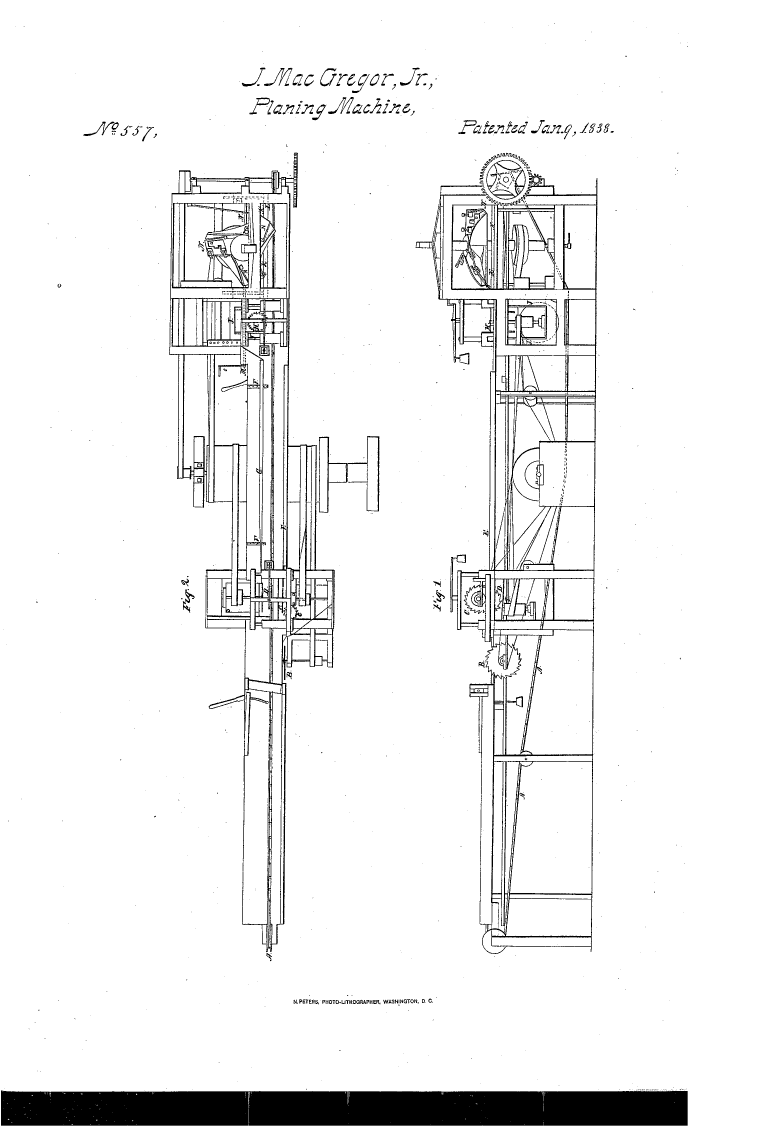
#> input picture data/sample_1850_to_1859/557/00000001.tif, 2320 x 3408 px, found by its file name (shown at 1/3 size)
$ python -i hough_transform.py   (imports and definitions only)
#> lines starting #> are read from the running program, lines starting #| are printed output that depends on the picture; after the words box and inside, x2 and y2 are one past the last pixel; in counts of white or black regions, pixels touching at a corner belong together
import cv2
import numpy as np

def detect_lines(name, path="./data", threshold = 30):

#> called with path = './data', threshold = 30
    img = cv2.imread(path+"/"+name)
#> img is the input picture: shape (3408, 2320, 3); 94.3% white; 1086 black regions (897 under 20 px), largest, box (x1, y1, x2, y2) and area: (3, 3271, 2063, 3377) 211095, (1247, 460, 1793, 2862) 99841, (508, 458, 1041, 2857) 87985

    invert = cv2.bitwise_not(img)
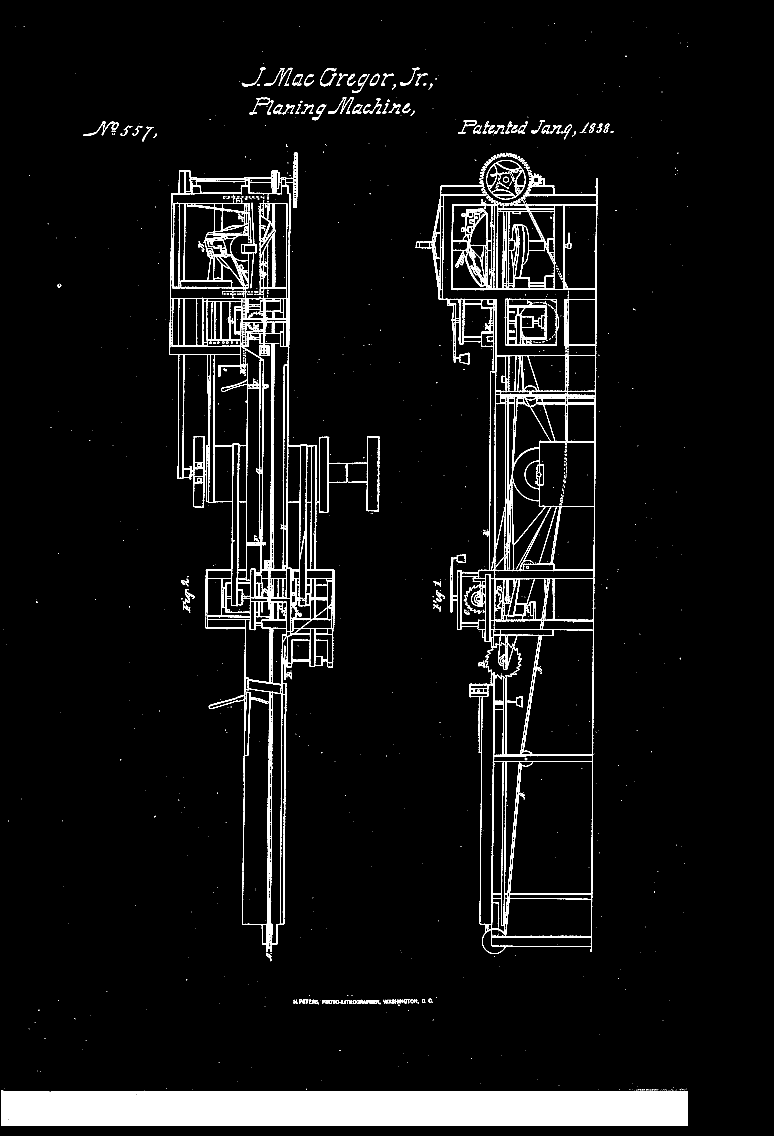
#> invert: shape (3408, 2320, 3) (shown at 1/3 size); 5.7% white; 1086 white regions (897 under 20 px), largest, box (x1, y1, x2, y2) and area: (3, 3271, 2063, 3377) 211095, (1247, 460, 1793, 2862) 99841, (508, 458, 1041, 2857) 87985
    gray = cv2.cvtColor(invert,cv2.COLOR_BGR2GRAY)
    edges = cv2.Canny(gray,50,150,apertureSize = 3)
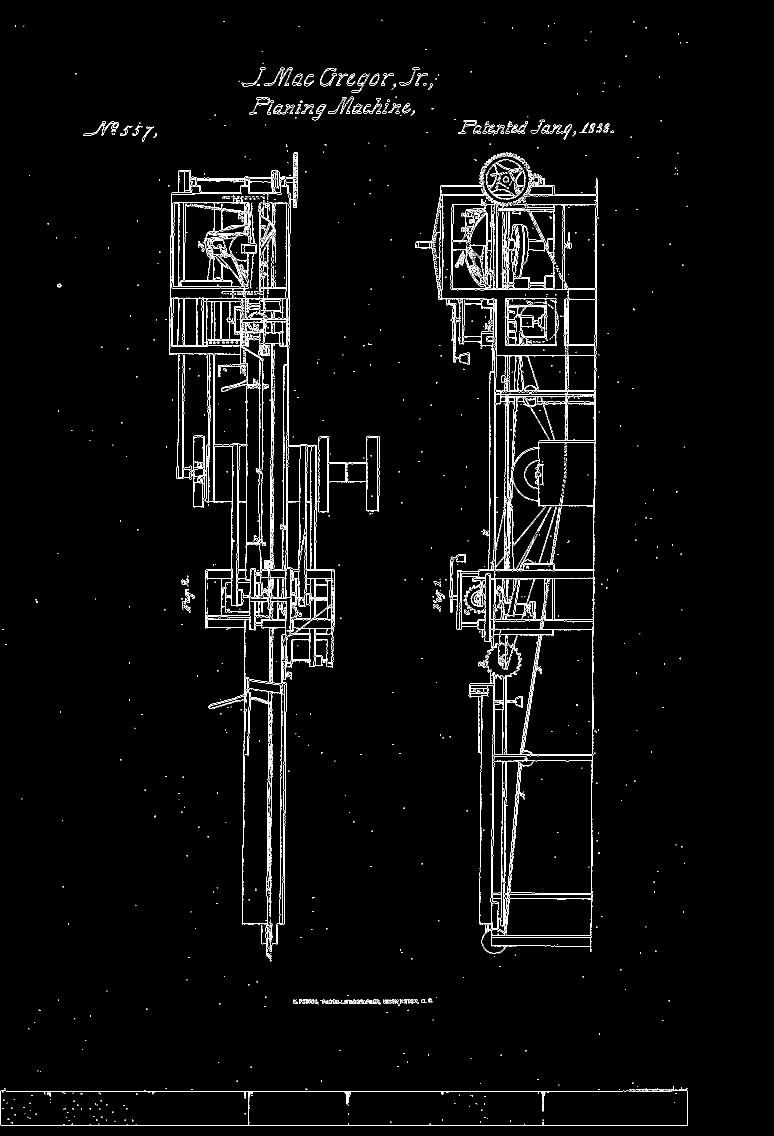
#> edges: shape (3408, 2320) (shown at 1/3 size); 1.9% white in thin lines or dots, all inside (x1, y1, x2, y2) = (2, 59, 2063, 3378)

    lines = cv2.HoughLines(gray,1,np.pi/180,580)
#> lines = 270 rows, first 8: [3316, 1.59], [3298, 1.59], [3314, 1.59], [3332, 1.59], [3350, 1.54], [3364, 1.54], [3370, 1.54], [3338, 1.55]

    amount = 0

    for l in lines:
        for rho,theta in l:
            if ((theta < np.pi/2+0.1) and (theta> np.pi/2-0.1)): #detect only horizontal lines
                a = np.cos(theta)
                b = np.sin(theta)
                x0 = a*rho
                y0 = b*rho
                x1 = int(x0 + 10000*(-b))
                y1 = int(y0 + 10000*(a))
                x2 = int(x0 - 10000*(-b))
                y2 = int(y0 - 10000*(a))

                cv2.line(img,(x1,y1),(x2,y2),(0,0,255),2)
                amount+=1
#> this loop made 270 passes
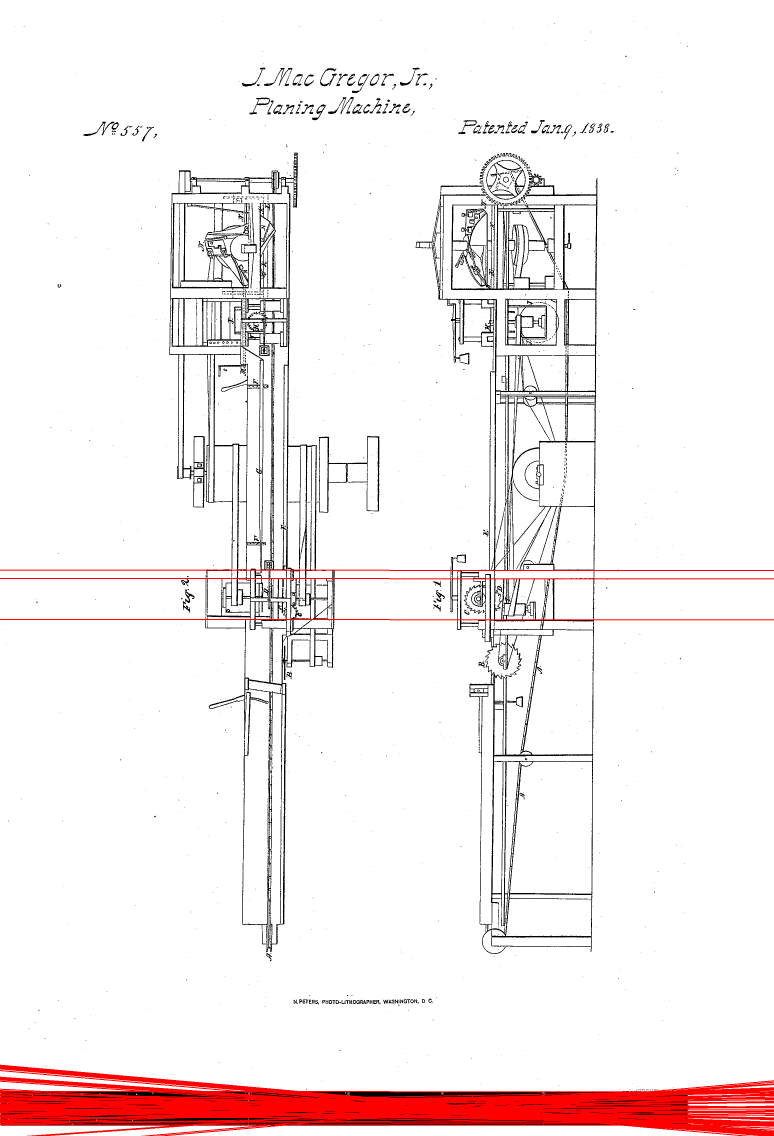
#> img: shape (3408, 2320, 3) (shown at 1/3 size); mean B, G, R 238, 238, 246.3
#> after the loop, amount = 72

    #save image
    cv2.imwrite(path + "/hough-"+ name, img)

    #returns true if there are enough lines for the image to be considered a text
    #todo : ignore lines at the edges of the scan
    return (amount>=threshold)

>>> result = detect_lines('data/sample_1850_to_1859/557/00000001.tif')
#> result = True

$ run again, on data/sample_1850_to_1859/557/00000002.tif
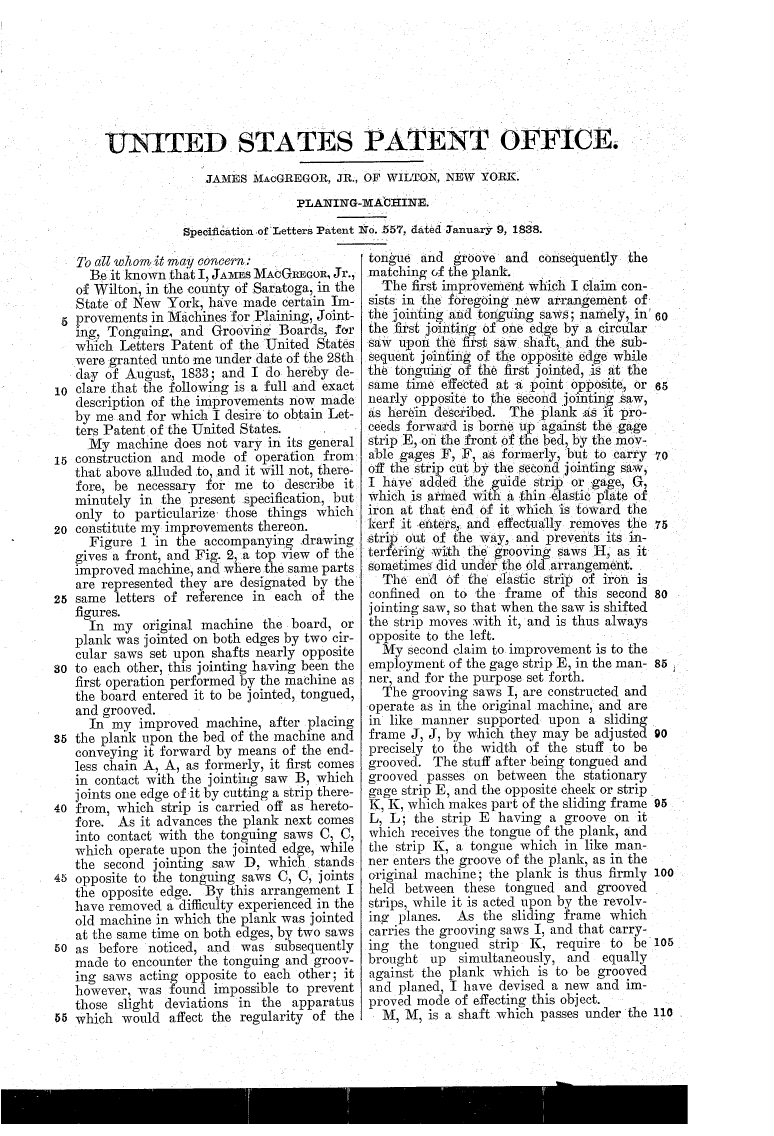
#> input picture data/sample_1850_to_1859/557/00000002.tif, 2320 x 3408 px, found by its file name (shown at 1/3 size)
#> in detect_lines, img is the input picture: shape (3408, 2320, 3); 88.5% white; 11532 black regions (7179 under 20 px), largest, box (x1, y1, x2, y2) and area: (3, 3244, 2063, 3372) 226088, (1082, 1611, 1086, 3061) 3712, (315, 399, 495, 461) 3151
#> in detect_lines, `edges = cv2.Canny(gray,50,150,apertureSize = 3)`:
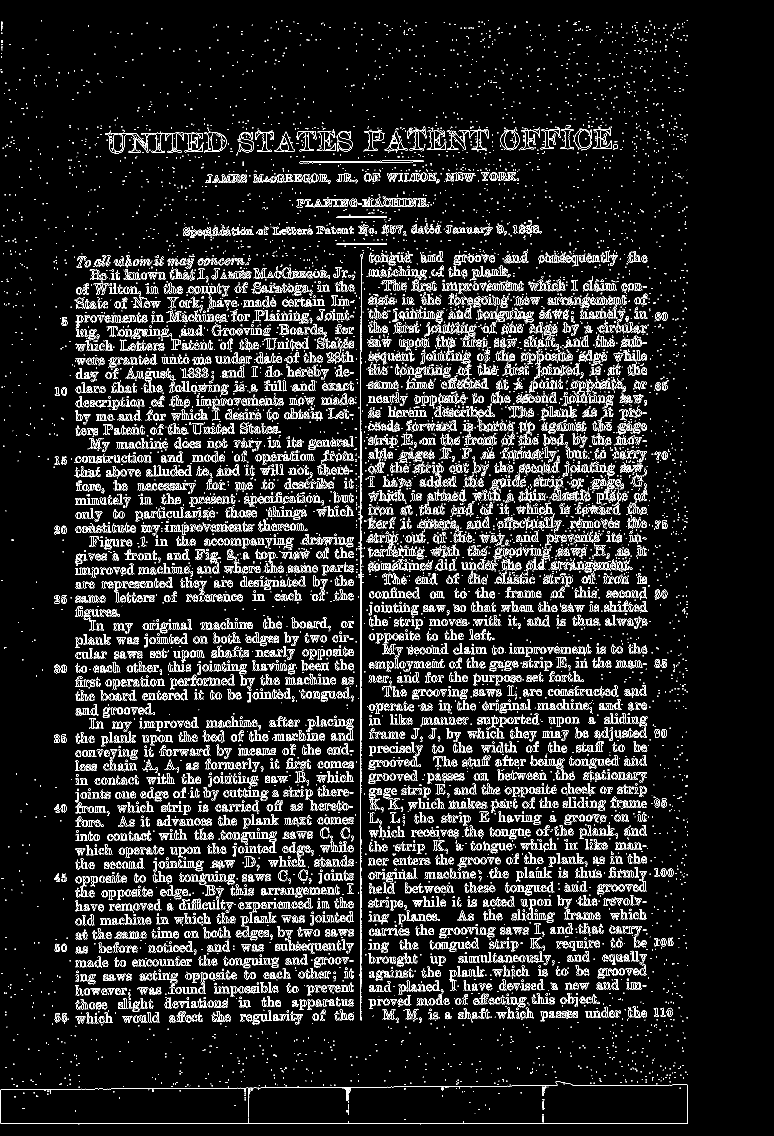
#> edges: shape (3408, 2320) (shown at 1/3 size); 5.9% white in thin lines or dots, all inside (x1, y1, x2, y2) = (2, 60, 2064, 3373)
#> the loop in detect_lines, `for l in lines:` made 3439 passes
#> l on passes 1 to 3: [[1083, 0]], [[3332, 1.59]], [[3360, 1.52]]
#> after the loop in detect_lines, `for l in lines:`:
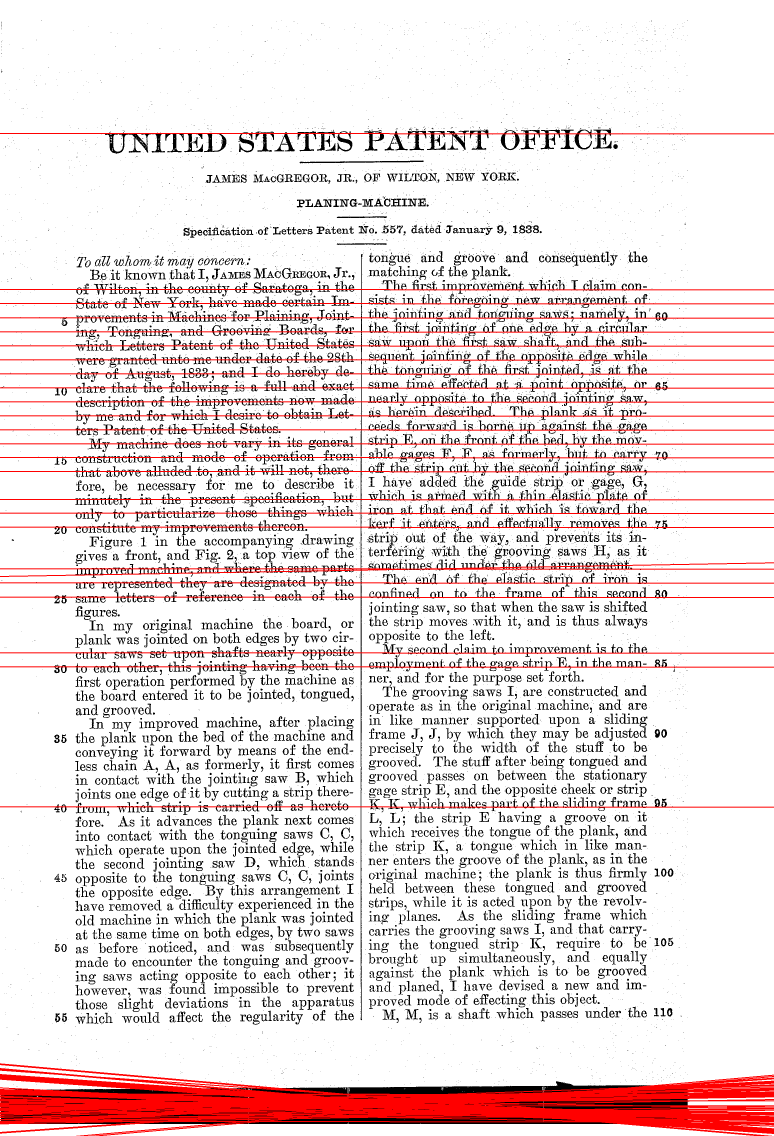
#> img: shape (3408, 2320, 3) (shown at 1/3 size); mean B, G, R 219.5, 219.5, 232.5
#> after the loop in detect_lines, `for l in lines:`: amount = 92
#> result = True

$ run again, on data/sample_1850_to_1859/557/00000003.tif
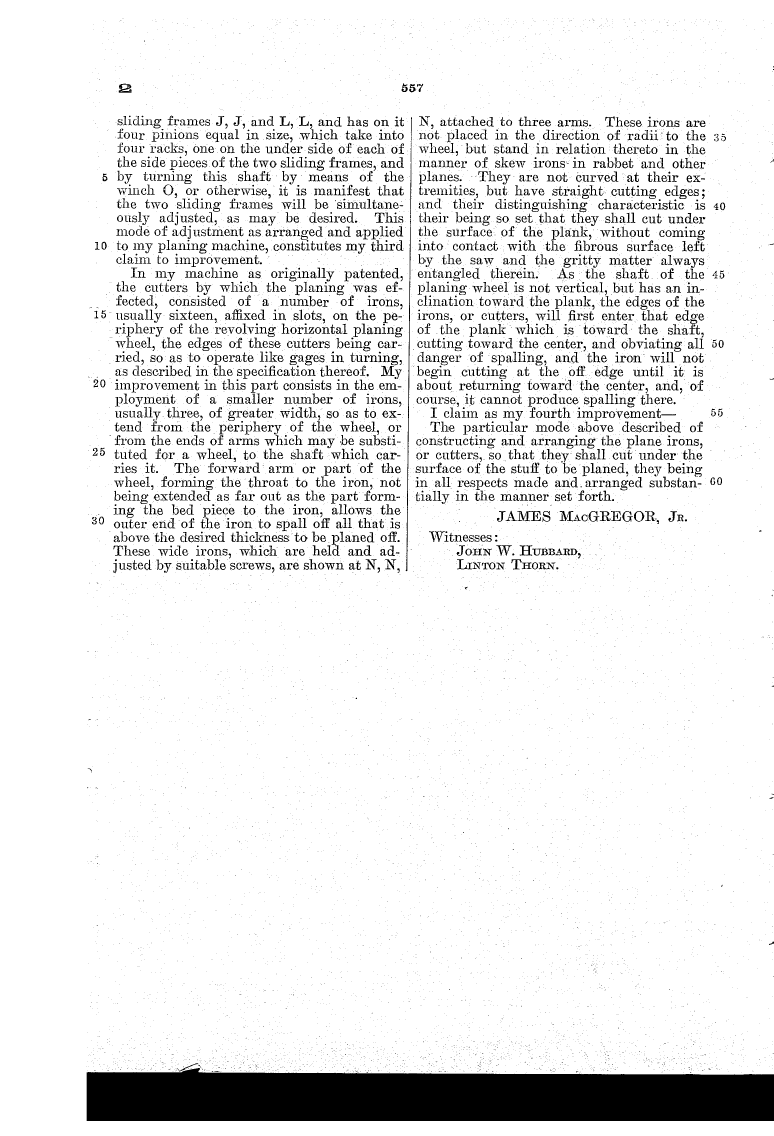
#> input picture data/sample_1850_to_1859/557/00000003.tif, 2320 x 3408 px, found by its file name (shown at 1/3 size)
#> in detect_lines, img is the input picture: shape (3408, 2320, 3); 91.7% white; 12762 black regions (10162 under 20 px), largest, box (x1, y1, x2, y2) and area: (260, 3204, 2320, 3363) 294213, (1217, 841, 1231, 1714) 2128, (1228, 352, 1236, 839) 1005
#> in detect_lines, `edges = cv2.Canny(gray,50,150,apertureSize = 3)`:
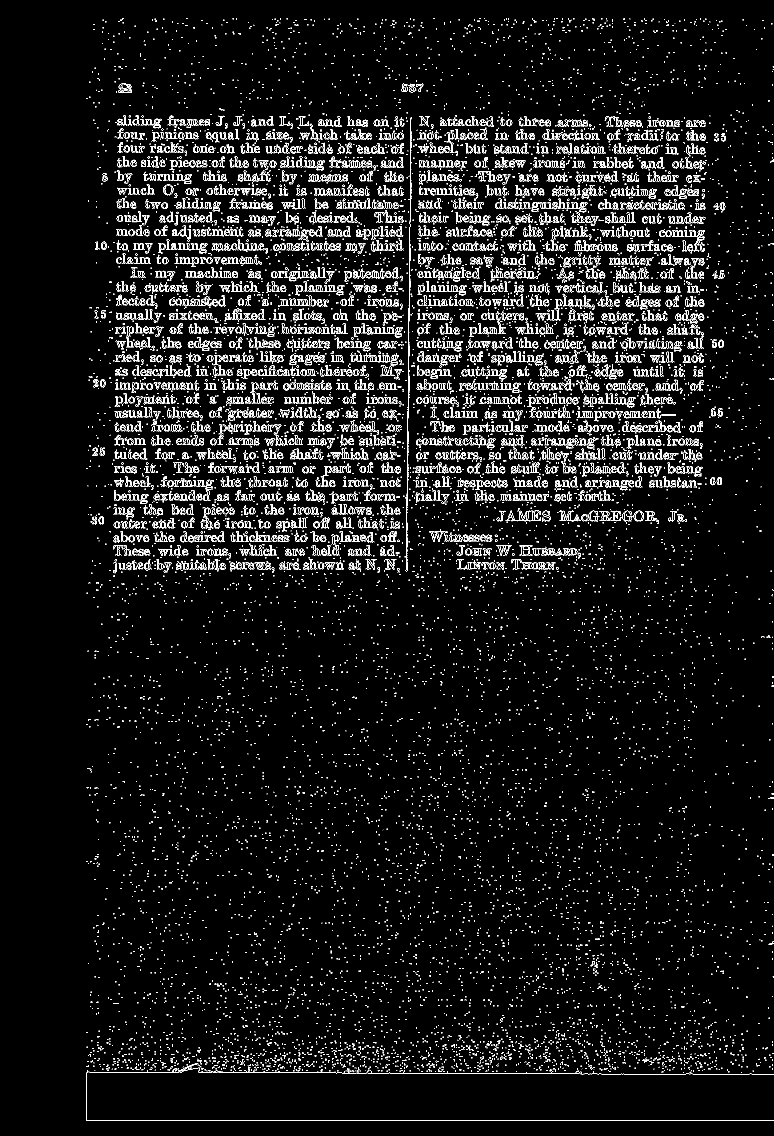
#> edges: shape (3408, 2320) (shown at 1/3 size); 3.8% white in thin lines or dots, all inside (x1, y1, x2, y2) = (259, 54, 2320, 3363)
#> lines = 306 rows, first 8: [3192, 1.64], [3350, 1.52], [3364, 1.52], [3250, 1.59], [3282, 1.59], [3226, 1.62], [3190, 1.64], [3344, 1.52]
#> the loop in detect_lines, `for l in lines:` made 306 passes
#> after the loop in detect_lines, `for l in lines:`:
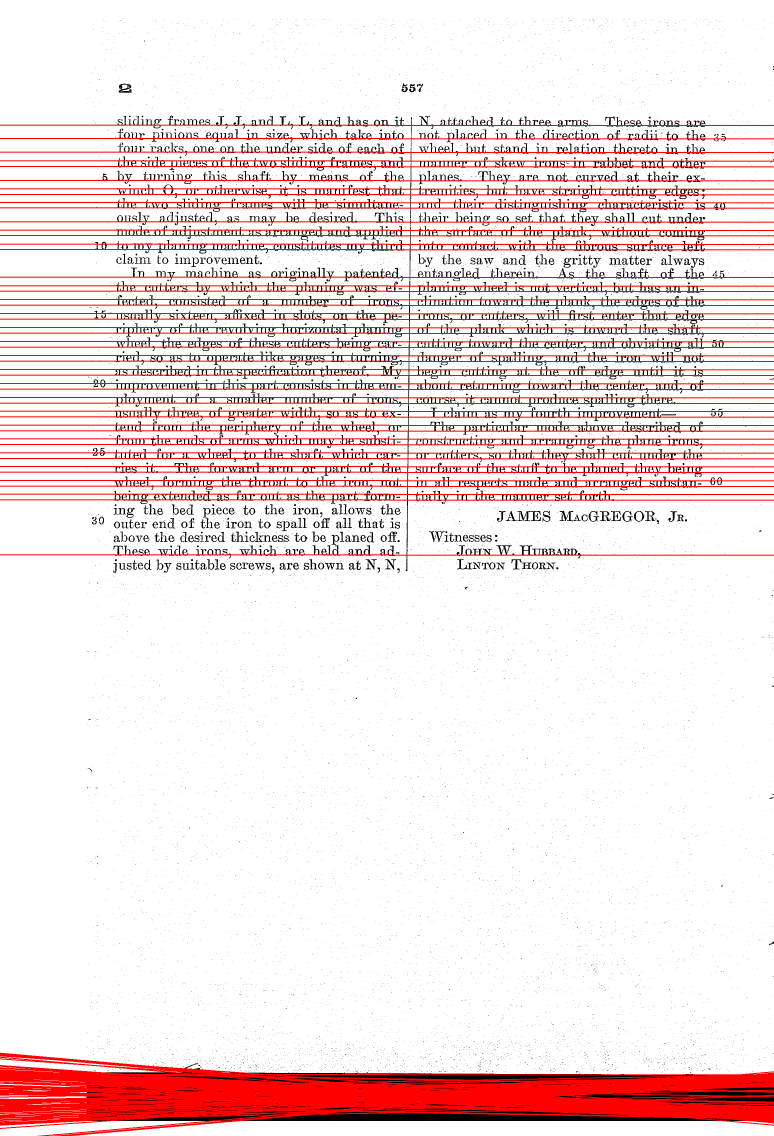
#> img: shape (3408, 2320, 3) (shown at 1/3 size); mean B, G, R 223.9, 223.9, 243.9
#> after the loop in detect_lines, `for l in lines:`: amount = 142
#> result = True
